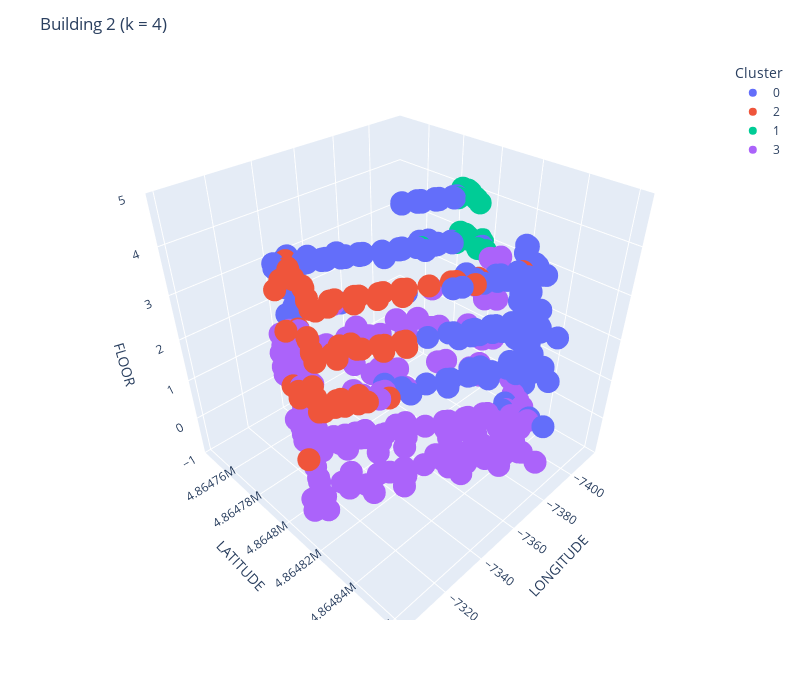

The notebook cell this image was saved under:
### Code cell
# scatter3d(df_train_b2, clusters_b2, k=4, title='Building 2 (k = 4)', save=True)

### Figure 1 — Plotly figure (JSON) as saved in the notebook; plotly's stock layout.template omitted (floating-point values rounded to 4 significant figures; data arrays with more than 128 entries replaced by an {"elided": "..."} marker saying what was removed)
{"data": [{"hovertemplate": "color=0<br>LONGITUDE=%{x}<br>LATITUDE=%{y}<br>FLOOR=%{z}<extra></extra>", "legendgroup": "0", "marker": {"color": "#636efa", "symbol": "circle"}, "mode": "markers", "name": "0", "scene": "scene", "showlegend": true, "type": "scatter3d", "x": {"elided": "4207 float values"}, "y": {"elided": "4207 float values"}, "z": {"elided": "4207 int values"}}, {"hovertemplate": "color=2<br>LONGITUDE=%{x}<br>LATITUDE=%{y}<br>FLOOR=%{z}<extra></extra>", "legendgroup": "2", "marker": {"color": "#EF553B", "symbol": "circle"}, "mode": "markers", "name": "2", "scene": "scene", "showlegend": true, "type": "scatter3d", "x": {"elided": "1709 float values"}, "y": {"elided": "1709 float values"}, "z": {"elided": "1709 int values"}}, {"hovertemplate": "color=1<br>LONGITUDE=%{x}<br>LATITUDE=%{y}<br>FLOOR=%{z}<extra></extra>", "legendgroup": "1", "marker": {"color": "#00cc96", "symbol": "circle"}, "mode": "markers", "name": "1", "scene": "scene", "showlegend": true, "type": "scatter3d", "x": {"elided": "218 float values"}, "y": {"elided": "218 float values"}, "z": {"elided": "218 int values"}}, {"hovertemplate": "color=3<br>LONGITUDE=%{x}<br>LATITUDE=%{y}<br>FLOOR=%{z}<extra></extra>", "legendgroup": "3", "marker": {"color": "#ab63fa", "symbol": "circle"}, "mode": "markers", "name": "3", "scene": "scene", "showlegend": true, "type": "scatter3d", "x": {"elided": "3320 float values"}, "y": {"elided": "3320 float values"}, "z": {"elided": "3320 int values"}}], "layout": {"height": 700, "legend": {"title": {"text": "Cluster"}, "tracegroupgap": 0}, "margin": {"t": 60}, "scene": {"domain": {"x": [0, 1], "y": [0, 1]}, "xaxis": {"title": {"text": "LONGITUDE"}}, "yaxis": {"title": {"text": "LATITUDE"}}, "zaxis": {"range": [-1, 5], "title": {"text": "FLOOR"}}}, "title": {"text": "Building 2 (k = 4)"}, "width": 800}}
